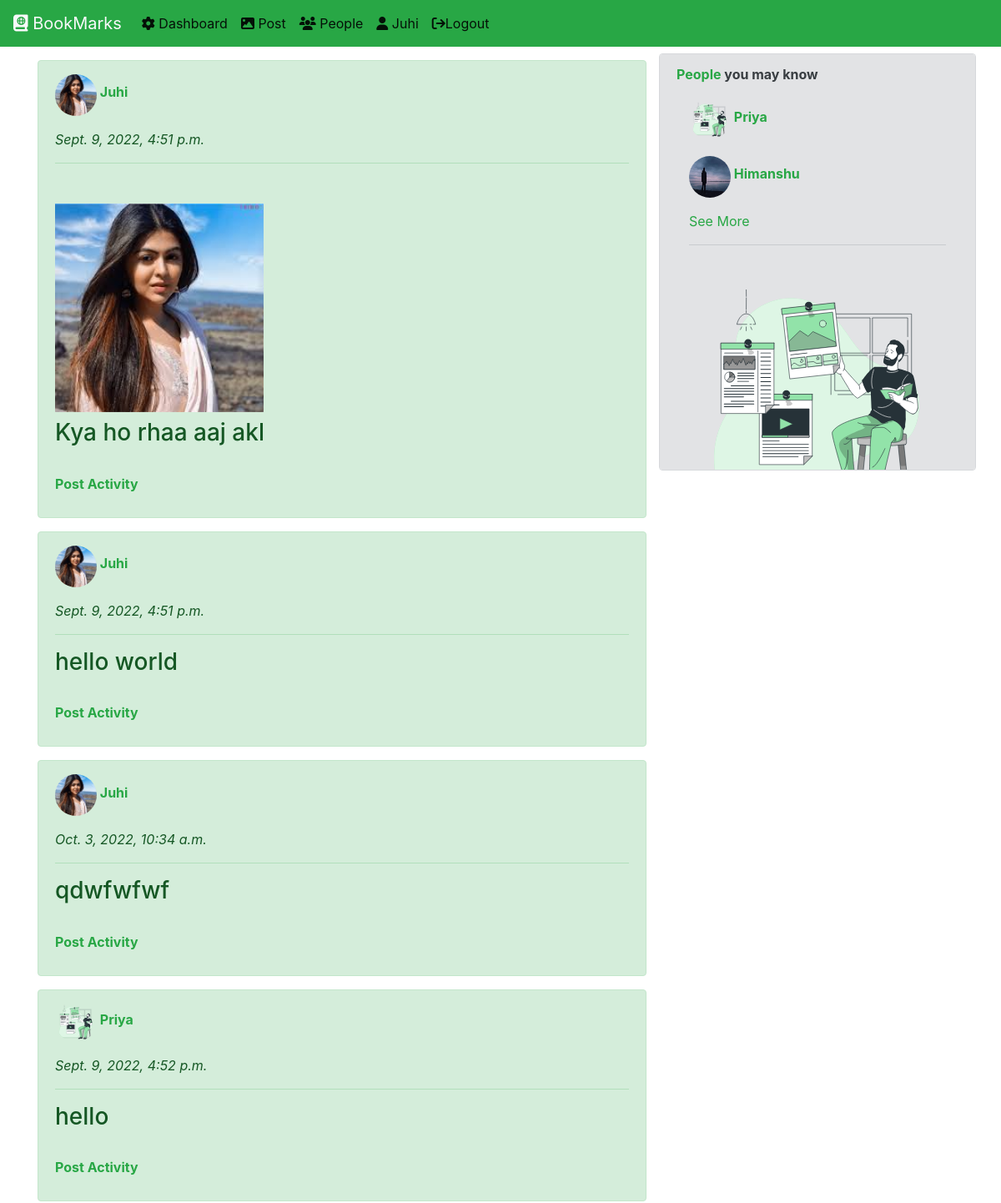
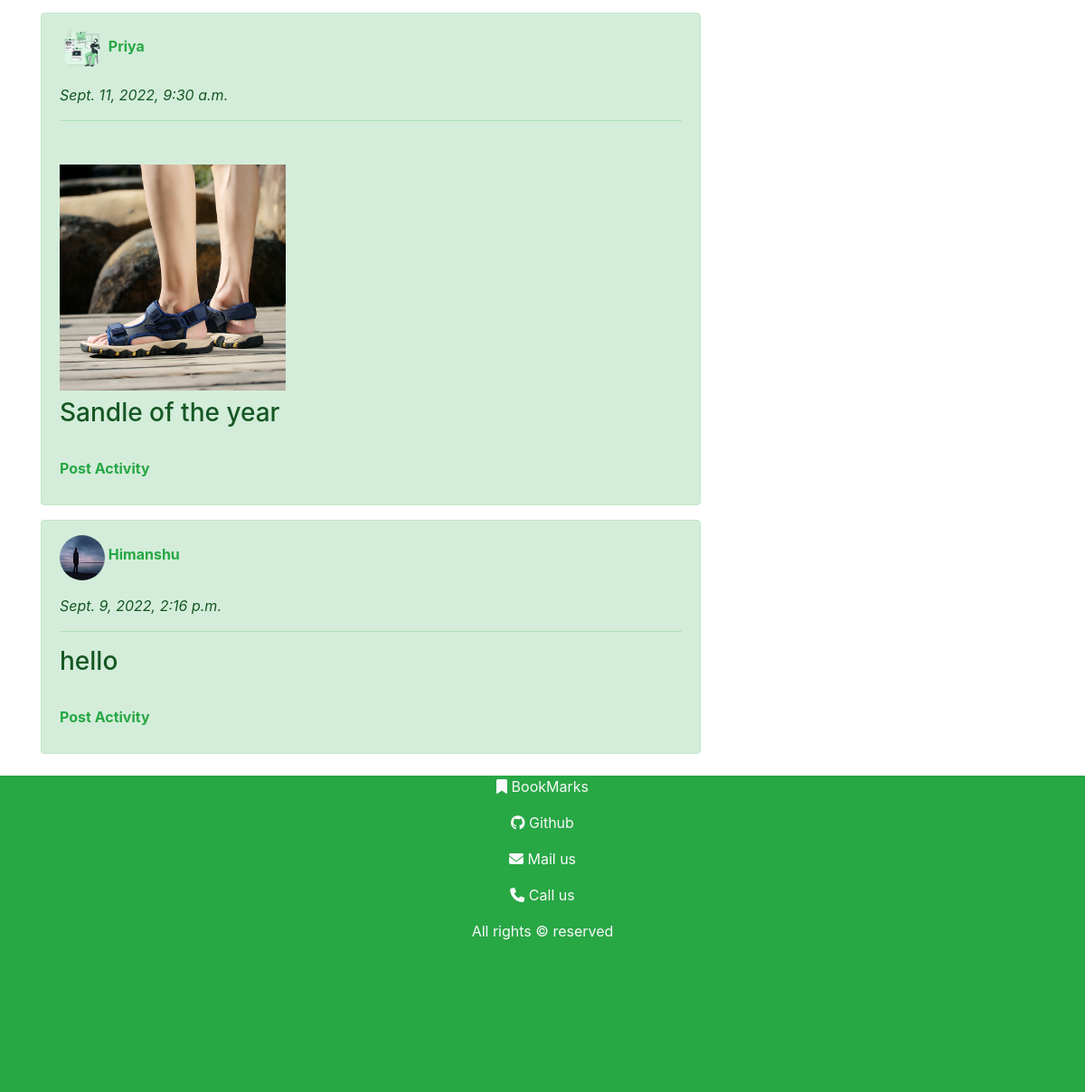
Page / (signed in) on the committed database (2 pictures, top to bottom).
### users/models.py (models this page shows)
class users(models.Model):
    GENDER_CHOICES	=	(('male',	'Male'),('female',	'Female'),('transgender',	'Transgender'),)
    name = models.CharField(max_length=250)
    email = models.EmailField(max_length=100,unique=True)
    password = models.CharField(max_length=250)
    address = models.TextField()
    account = models.DateTimeField(default=datetime.datetime.now(), blank=True,null=True)
    gender = models.CharField(max_length=20,choices=GENDER_CHOICES,default='male')
    userimg = models.ImageField(upload_to='userimg/' ,null=True)

class posts(models.Model):
    user = models.ForeignKey(users,on_delete=models.CASCADE)
    postdata = models.TextField(blank=True)
    postimg = models.ImageField(upload_to='postimg/',null=True)
    dateofpost = models.DateTimeField(auto_now_add=True,blank=True)

### home/templates/home/welcome.html (shortened to what this page needs)
{% extends 'core/base.html' %}
{% load static %}
{% block content %}
    {% include 'core/nav.html' with p=username  %}
    <div class="container mt-2">
        <div class="row">
            <div class="col-sm-8">
                {% if upost %}
                {% for i in upost %}
                <div class="container alert alert-success mt-2">
                    <p><b>
                        {% if i.user.userimg != 'False' %}
                        <img src="{{ i.user.userimg.url }}" alt="" class="img-fluid text-center mt-1" style="width: 50px; height: 50px; border-radius: 50%; ">
                        {% else %}
                <img src="{% static 'users/img/bk.svg' %}" alt="" style="width: 50px; height: 50px; border-radius: 50%; ">
                        {% endif %}
                        <a href="{% url 'showprofile' id=i.id %}" class='text-success'>{{i.user.name | capfirst}}</a> </b></p>
                        <em>{{i.dateofpost}}</em>
                        <hr>
                        {% if i.postimg != 'False' %}
                        <br>
                        <img src="{{ i.postimg.url }}" alt="" class="img-fluid text-center mt-2" style="width: 250px; height: 250px; ">
                          {% endif %}
                          <h3 class="display-5 mt-2">{{i.postdata}}</h3>
                          <br>
                          <p><b><a href="{% url 'postact' id=i.id uid=id %}" class="text-success">Post Activity</a></b></p>
                </div>
                {% endfor %}
                {% else %}
                <p class=text-center><b>No Post Yet.</b></p>
                {% endif %}
                {% if total %}
                {% for i in total %}
                {% for j in i %}
                <div class="container alert alert-success mt-2">
                    <p><b>
                        {% if j.user.userimg != 'False' %}
                        <img src="{{ j.user.userimg.url }}" alt="" class="img-fluid text-center mt-1" style="width: 50px; height: 50px; border-radius: 50%; ">
                        {% else %}
                <img src="{% static 'users/img/bk.svg' %}" alt="" style="width: 50px; height: 50px; border-radius: 50%; ">
                        {% endif %}
                        <a href="{% url 'showprofile' id=j.id %}" class='text-success'>{{j.user.name | capfirst}}</a> </b></p>
                        <em>{{j.dateofpost}}</em>
                        <hr>
                        {% if j.postimg != 'False' %}
                        <br>
                        <img src="{{ j.postimg.url }}" alt="" class="img-fluid text-center mt-2" style="width: 250px; height: 250px; ">
                          {% endif %}
                          <h3 class="display-5 mt-2">{{j.postdata}}</h3>
                          <br>
                          <p><b><a href="{% url 'postact' id=j.id uid=j.user.id %}" class="text-success">Post Activity</a></b></p>
                </div>
                {% endfor %}
                {% endfor %}
                {% else %}
                <p><b>Follow to other user to see their posts.</b></p>
                {% endif %}
            </div>
            <div class="col-sm-4 alert alert-secondary" style='height:500px; overflow-y:scroll;'>
                <p><b> <span class="text-success">People</span> you may know</b></p>
                <div class="container mt-2">
                    {% if user %}
                    {% for i in user %}
                   {% if i.id != id %}
                   <p><b>
                    {% if i.userimg != 'False' %}
                    <img src="{{ i.userimg.url }}" alt="" class="img-fluid text-center mt-1" style="width: 50px; height: 50px; border-radius: 50%; ">
                    {% else %}
            <img src="{% static 'users/img/bk.svg' %}" alt="" style="width: 50px; height: 50px; border-radius: 50%; ">
                    {% endif %}
                    <a href="{% url 'showprofile' id=i.id %}" class='text-success'>{{i.name | capfirst}}</a> </b></p>
                   {% endif %}
                    {% endfor %}
                    <a href="{% url 'people' %}" class="text-success">See More</a>
                    {% else %}
                    No user Yet
                    {% endif %}
                    <hr class="text-success">
                    <img src="{% static 'users/img/bk.svg'%}" alt="" class="img-fluid-mt-2 text-center">
                </div>
            </div>
        </div>
    </div>
    {% include 'core/footer.html' %}
{% endblock content %}

### core/templates/core/nav.html (shortened to what this page needs)
<nav class="navbar navbar-expand-lg navbar-light bg-success" >
    <a class="navbar-brand" href="/"><i class="fa-solid fa-book-atlas text-light"></i> <span class="text-light">BookMarks</span> </a>
    <div class="collapse navbar-collapse" id="navbarNavAltMarkup">
      <div class="navbar-nav">
        <a class="nav-item nav-link active" href="{% url 'profile' %}"> <i class="fas fa-cog"></i> Dashboard</a>
        <a class="nav-item nav-link active" href="{% url 'post' %}"> <i class="fas fa-image"></i> Post</a>
        <a class="nav-item nav-link active" href="{% url 'people' %}"><i class="fas fa-users"></i> People</a>
        {% if username %}
        <a class="nav-item nav-link active " href="/"><i class="fas fa-user"></i> {{username | capfirst}}</a>
        <a class="nav-item nav-link active" href="{% url 'logout' %}"><i class="fa fa-sign-out"></i>Logout</a>
{% else %}
        <a class="nav-item nav-link active " href="/"><i class="fas fa-user"></i> User</a>
        <a class="nav-item nav-link active" href="{% url 'login' %}"><i class="fa fa-sign-in"></i>Login</a>
{% endif %}
      </div>
    </div>
  </nav>

### rows in the picture
users: name "Juhi"
posts: user.userimg (picture), user.name "Juhi", dateofpost "Sept. 9, 2022, 4:51 p.m.", postimg (picture), postdata "Kya ho rhaa aaj akl"
posts: user.userimg (picture), user.name "Juhi", dateofpost "Sept. 9, 2022, 4:51 p.m.", postdata "hello world"
posts: user.userimg (picture), user.name "Juhi", dateofpost "Oct. 3, 2022, 10:34 a.m.", postdata "qdwfwfwf"
posts: user.name "Priya", dateofpost "Sept. 9, 2022, 4:52 p.m.", postdata "hello"
posts: user.name "Priya", dateofpost "Sept. 11, 2022, 9:30 a.m.", postimg (picture), postdata "Sandle of the year"
posts: user.userimg (picture), user.name "Himanshu", dateofpost "Sept. 9, 2022, 2:16 p.m.", postdata "hello"
users: name "Priya"
users: userimg (picture), name "Himanshu"
